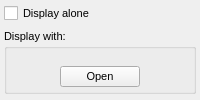
        <widget class="QFrame" name="mixedGroup">
         <property name="font">
          <font>
           <pointsize>8</pointsize>
          </font>
         </property>
         <property name="frameShape">
          <enum>QFrame::NoFrame</enum>
         </property>
         <property name="frameShadow">
          <enum>QFrame::Plain</enum>
         </property>
         <layout class="QVBoxLayout" name="verticalLayout_8">
          <property name="leftMargin">
           <number>4</number>
          </property>
          <property name="topMargin">
           <number>4</number>
          </property>
          <property name="rightMargin">
           <number>4</number>
          </property>
          <property name="bottomMargin">
           <number>6</number>
          </property>
          <item>
           <widget class="QCheckBox" name="aloneCheckBox">
            <property name="text">
             <string>Display alone</string>
            </property>
           </widget>
          </item>
          <item>
           <widget class="QGroupBox" name="mixedFrame">
            <property name="title">
             <string>Display with:</string>
            </property>
            <layout class="QVBoxLayout" name="verticalLayout_10">
             <property name="margin">
              <number>0</number>
             </property>
             <item>
              <layout class="QVBoxLayout" name="verticalLayout_11">
               <property name="topMargin">
                <number>14</number>
               </property>
               <item>
                <layout class="QHBoxLayout" name="horizontalLayout_8">
                 <item>
                  <spacer name="horizontalSpacer_8">
                   <property name="orientation">
                    <enum>Qt::Horizontal</enum>
                   </property>
                   <property name="sizeHint" stdset="0">
                    <size>
                     <width>40</width>
                     <height>20</height>
                    </size>
                   </property>
                  </spacer>
                 </item>
                 <item>
                  <widget class="QPushButton" name="openMixed">
                   <property name="text">
                    <string>Open</string>
                   </property>
                  </widget>
                 </item>
                 <item>
                  <spacer name="horizontalSpacer_9">
                   <property name="orientation">
                    <enum>Qt::Horizontal</enum>
                   </property>
                   <property name="sizeHint" stdset="0">
                    <size>
                     <width>40</width>
                     <height>20</height>
                    </size>
                   </property>
                  </spacer>
                 </item>
                </layout>
               </item>
              </layout>
             </item>
            </layout>
           </widget>
          </item>
         </layout>
        </widget>
